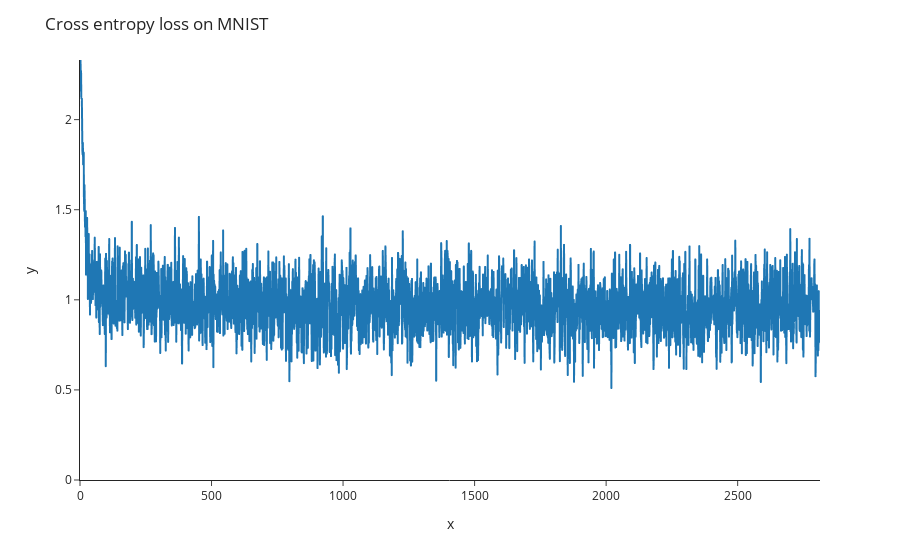

The notebook cell saved with this chart:
### Code cell
epochs = 3
loss_fn = nn.CrossEntropyLoss()
batch_size = 128

MODEL_FILENAME = "./w1d2_convnet_mnist.pt"
device = "cuda" if t.cuda.is_available() else "cpu"
NUM_IMAGES = len(trainset)

def train_convnet(trainloader: DataLoader, epochs: int, loss_fn: Callable) -> list:
    '''
    Defines a ConvNet using our previous code, and trains it on the data in trainloader.
    '''

    model = ConvNet().to(device).train()
    optimizer = t.optim.Adam(model.parameters())
    loss_list = []



    for epoch in tqdm_notebook(range(epochs)):
        correct = 0

        for (x, y) in tqdm_notebook(trainloader, leave=False):

            x = x.to(device)
            y = y.to(device)

            y_hat = model(x)
            y_predictions = y_hat.argmax(1)
            correct += (y_predictions == y).count_nonzero()
            loss = loss_fn(y_hat, y)
            loss.backward()
            optimizer.step()
            optimizer.zero_grad()


            loss_list.append(loss.item())

        print(f"Epoch {epoch+1}/{epochs}, train loss is {loss:.6f}")
        print(f"{correct}/{NUM_IMAGES} correct")
        

    print(f"Saving model to: {MODEL_FILENAME}")
    t.save(model, MODEL_FILENAME)
    return loss_list

loss_list = train_convnet(trainloader, epochs, loss_fn)

fig = px.line(y=loss_list, template="simple_white")
fig.update_layout(title="Cross entropy loss on MNIST", yaxis_range=[0, max(loss_list)])
fig.show()

### Figure 1 — Plotly figure (JSON) as saved in the notebook; plotly's stock layout.template omitted (floating-point values rounded to 4 significant figures; data arrays with more than 128 entries replaced by an {"elided": "..."} marker saying what was removed)
{"data": [{"hovertemplate": "x=%{x}<br>y=%{y}<extra></extra>", "legendgroup": "", "line": {"color": "#1F77B4", "dash": "solid"}, "marker": {"symbol": "circle"}, "mode": "lines", "name": "", "showlegend": false, "type": "scattergl", "x": {"elided": "2814 int values"}, "xaxis": "x", "y": {"elided": "2814 float values"}, "yaxis": "y"}], "layout": {"legend": {"tracegroupgap": 0}, "margin": {"t": 60}, "title": {"text": "Cross entropy loss on MNIST"}, "xaxis": {"anchor": "y", "domain": [0, 1], "title": {"text": "x"}}, "yaxis": {"anchor": "x", "domain": [0, 1], "range": [0, 2.331], "title": {"text": "y"}}}}
